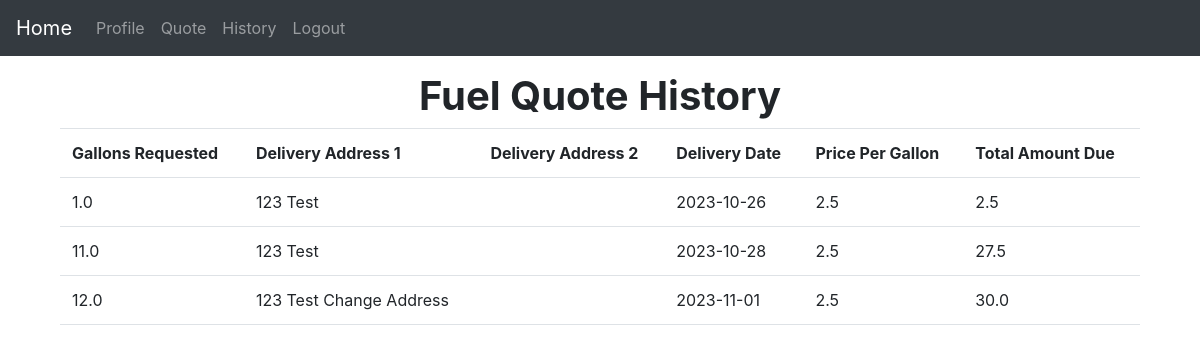
Before: /history (signed in) with the older database file.
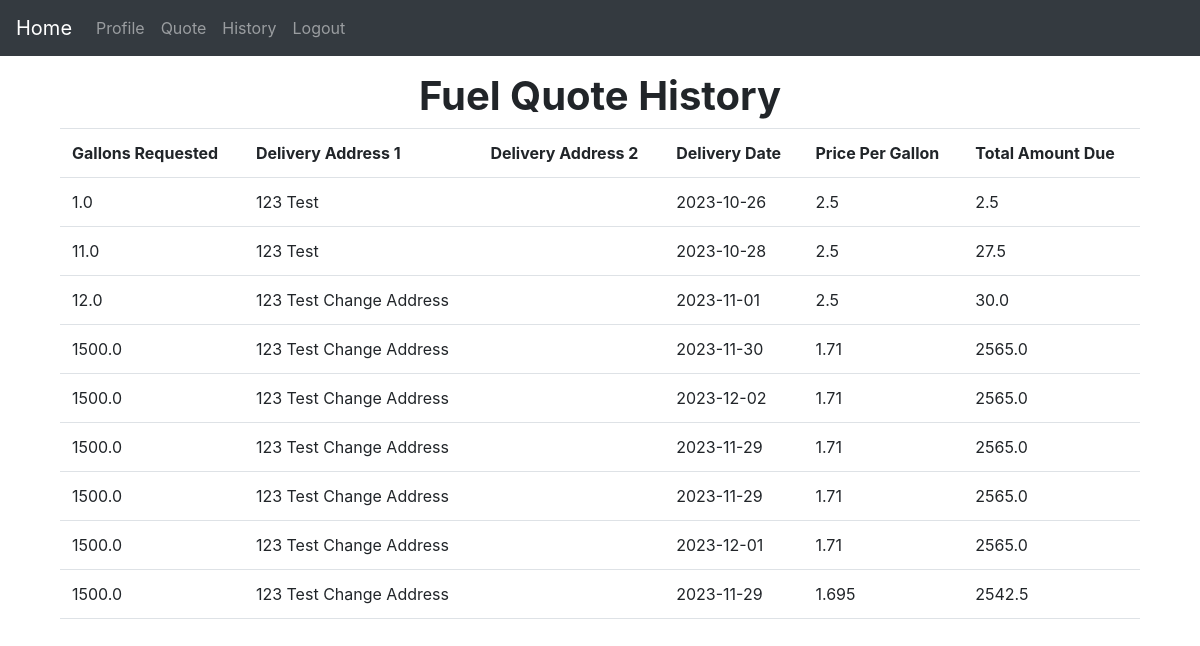
After: the same page with the newer database file.
### app.py (models this page shows)
class FuelQuote(db.Model):
    id = db.Column(db.Integer, primary_key=True)
    gallons = db.Column(db.Float)
    addressOne = db.Column(db.String(100))
    addressTwo = db.Column(db.String(100))
    deliveryDate = db.Column(db.String(10))
    pricePerGallon = db.Column(db.Float)
    totalAmountDue = db.Column(db.Float)
    user = db.relationship('UserCredentials', back_populates='quotes')
    user_id = db.Column(db.Integer, db.ForeignKey(UserCredentials.id))

### app.py (the view)
@app.route('/history')
@login_required
def history():
    quote_history = FuelQuote.query.filter_by(user_id=current_user.id).order_by(FuelQuote.deliveryDate).all()
    return render_template('history.html',
                           user=current_user,
                           quote_history=quote_history)

### app.py (called while the page is built)
@login_manager.user_loader
def load_user(id):
    return UserCredentials.query.get(int(id))

### templates/history.html
{% extends 'base.html' %} {% block title %}History{% endblock %} {% block
content %}
<div class="container py-3">
  <h1 align="center"><strong>Fuel Quote History</strong></h1>
  <table class="table">
    <tr>
      <th>Gallons Requested</th>
      <th>Delivery Address 1</th>
      <th>Delivery Address 2</th>
      <th>Delivery Date</th>
      <th>Price Per Gallon</th>
      <th>Total Amount Due</th>
    </tr>
    {% for quote in user.quotes %}
    <tr>
      <td>{{ quote.gallons }}</td>
      <td>{{ quote.addressOne }}</td>
      <td>{{ quote.addressTwo }}</td>
      <td>{{ quote.deliveryDate }}</td>
      <td>{{ quote.pricePerGallon }}</td>
      <td>{{ quote.totalAmountDue }}</td>
    </tr>
    {% endfor %}
  </table>
</div>
{% endblock %}

### templates/base.html (shortened to what this page needs)
<!DOCTYPE html>
<html lang="en">
  <head>
    <link
      href="https://cdn.jsdelivr.net/npm/bootstrap@5.0.2/dist/css/bootstrap.min.css"
      rel="stylesheet"
    />
    <link rel="stylesheet" href="/static/css/index.css" />
    <link
      rel="stylesheet"
      href="https://cdn.jsdelivr.net/npm/bootstrap@4.0.0/dist/css/bootstrap.min.css"
    />
  </head>
  <body>
    <nav class="navbar navbar-expand-lg navbar-dark bg-dark">
      <a class="navbar-brand" href="/">Home</a>
      <div class="collapse navbar-collapse" id="navbarNav">
        <ul class="navbar-nav">
          {% if user.is_authenticated %}
          <li class="nav-item">
            <a class="nav-link" href="/profile">Profile</a>
          </li>
          <li class="nav-item">
            <a class="nav-link" href="/quote">Quote</a>
          </li>
          <li class="nav-item">
            <a class="nav-link" href="/history">History</a>
          </li>
          <li class="nav-item">
            <a class="nav-link" href="/logout">Logout</a>
          </li>
          {% endif %}
        </ul>
      </div>
    </nav>
    <div class="container">{% block content %}{% endblock %}</div>
  </body>
</html>

Changed rows visible on the page:
added FuelQuote: gallons "1500.0", addressOne "123 Test Change Address", deliveryDate "2023-11-30", pricePerGallon "1.71", totalAmountDue "2565.0"
added FuelQuote: gallons "1500.0", addressOne "123 Test Change Address", deliveryDate "2023-12-02", pricePerGallon "1.71", totalAmountDue "2565.0"
added FuelQuote: gallons "1500.0", addressOne "123 Test Change Address", deliveryDate "2023-11-29", pricePerGallon "1.71", totalAmountDue "2565.0"
added FuelQuote: gallons "1500.0", addressOne "123 Test Change Address", deliveryDate "2023-11-29", pricePerGallon "1.71", totalAmountDue "2565.0"
added FuelQuote: gallons "1500.0", addressOne "123 Test Change Address", deliveryDate "2023-12-01", pricePerGallon "1.71", totalAmountDue "2565.0"
added FuelQuote: gallons "1500.0", addressOne "123 Test Change Address", deliveryDate "2023-11-29", pricePerGallon "1.695", totalAmountDue "2542.5"
